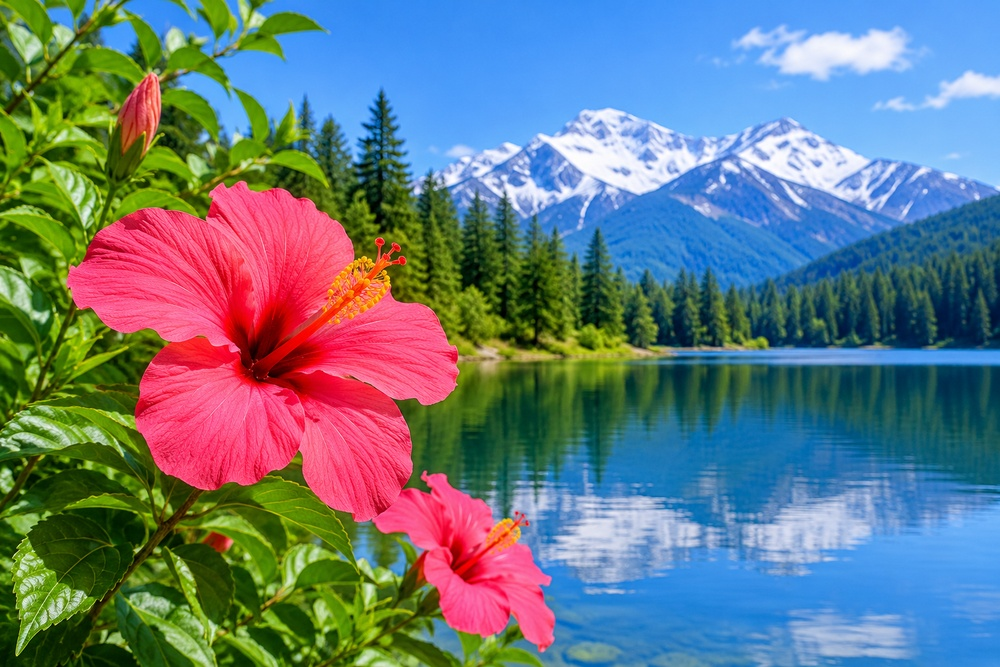
#> input picture image.jpg, 1000 x 667 px, shrunk from 1536 x 1024 before the run
$ jupyter execute ' Laplacian Filter.ipynb'   (older library calls are emulated)
#> lines starting #> are read from the running program, lines starting #| are printed output that depends on the picture
[cell 1]
# Laplacian Filter
import cv2
import numpy as np
import matplotlib.pyplot as plt

image = cv2.imread("image.jpg")
#> image is the input picture: shape (667, 1000, 3); mean B, G, R 128.5, 121, 103.7

if image is None:
    raise FileNotFoundError("Image not found!")

image = cv2.cvtColor(image, cv2.COLOR_BGR2RGB)

hsv_image = cv2.cvtColor(image, cv2.COLOR_RGB2HSV)
#> hsv_image: shape (667, 1000, 3); mean H, S, V 91.7, 179, 177.2

H, S, I = cv2.split(hsv_image)
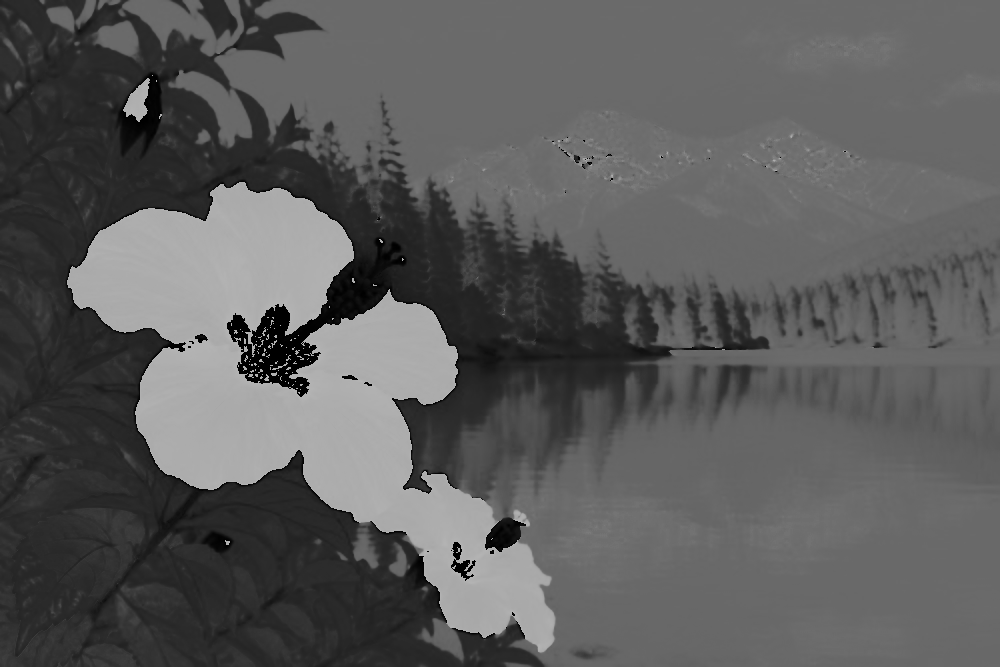
#> H: shape (667, 1000); min 0, max 179, mean 91.7
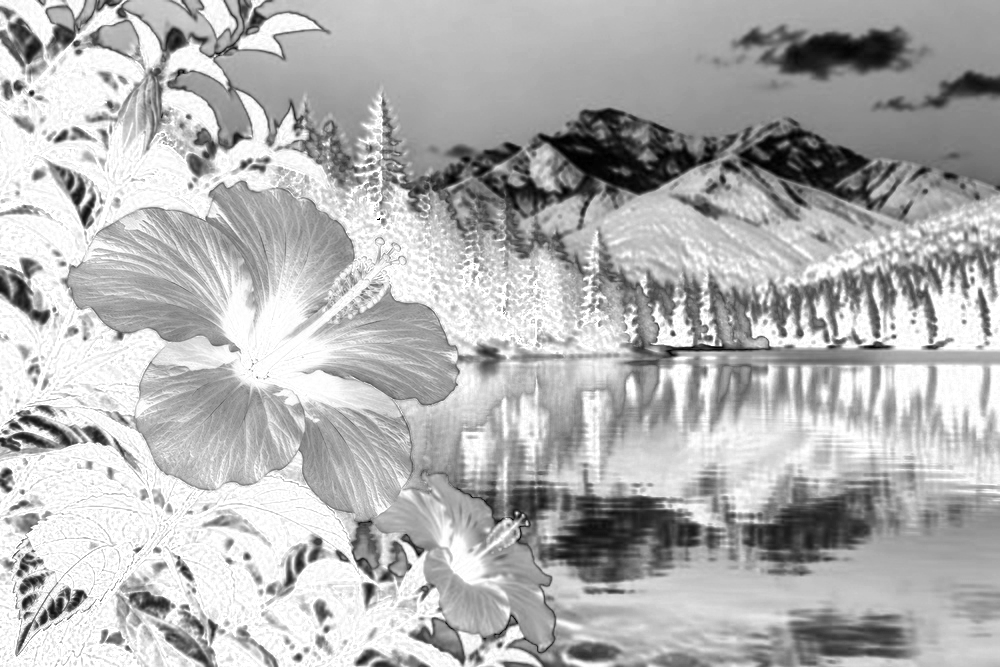
#> S: shape (667, 1000); min 0, max 255, mean 179
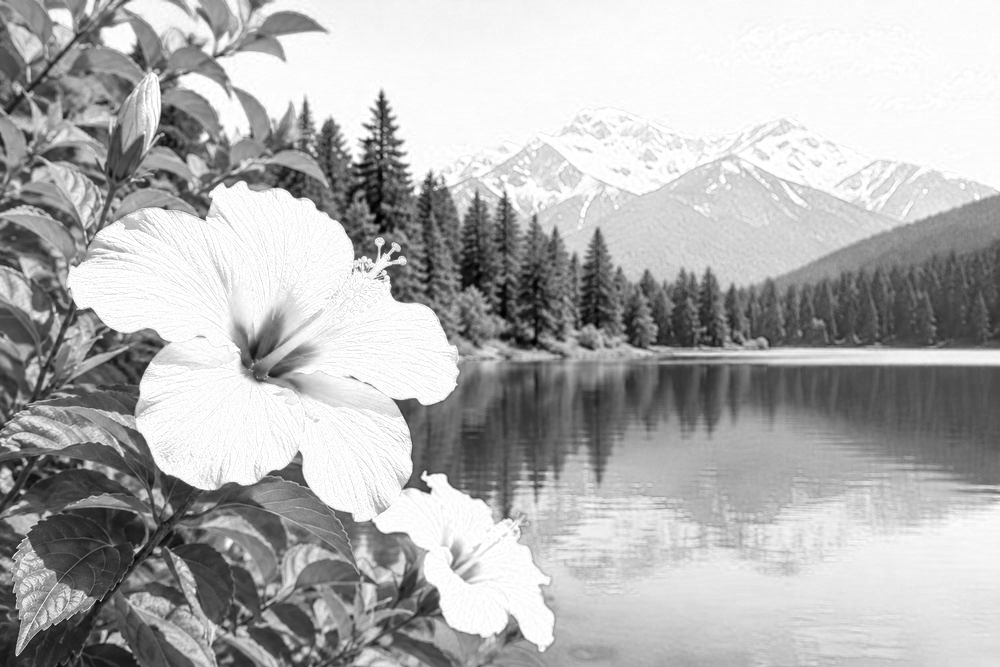
#> I: shape (667, 1000); min 0, max 255, mean 177.2

kernel = np.array([
    [0, -1, 0],
    [-1, 4, -1],
    [0, -1, 0]
], dtype=np.float32)

laplacian = cv2.filter2D(
    I, cv2.CV_32F, kernel
)
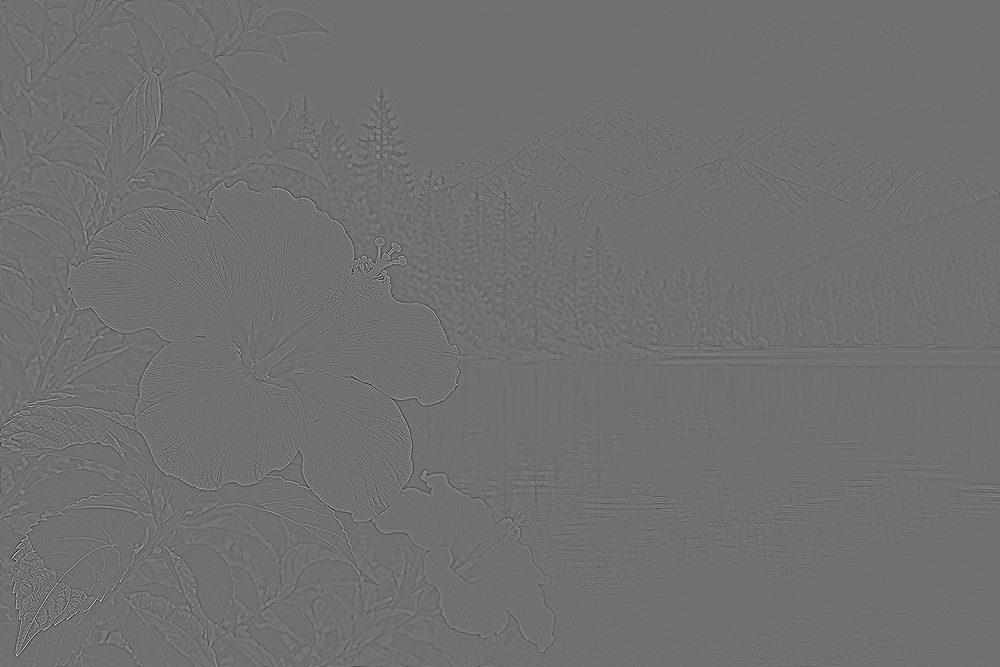
#> laplacian: shape (667, 1000) float32; min -322, max 406, mean 0; drawn with min black and max white

sharpened_I = I.astype(np.float32) + laplacian
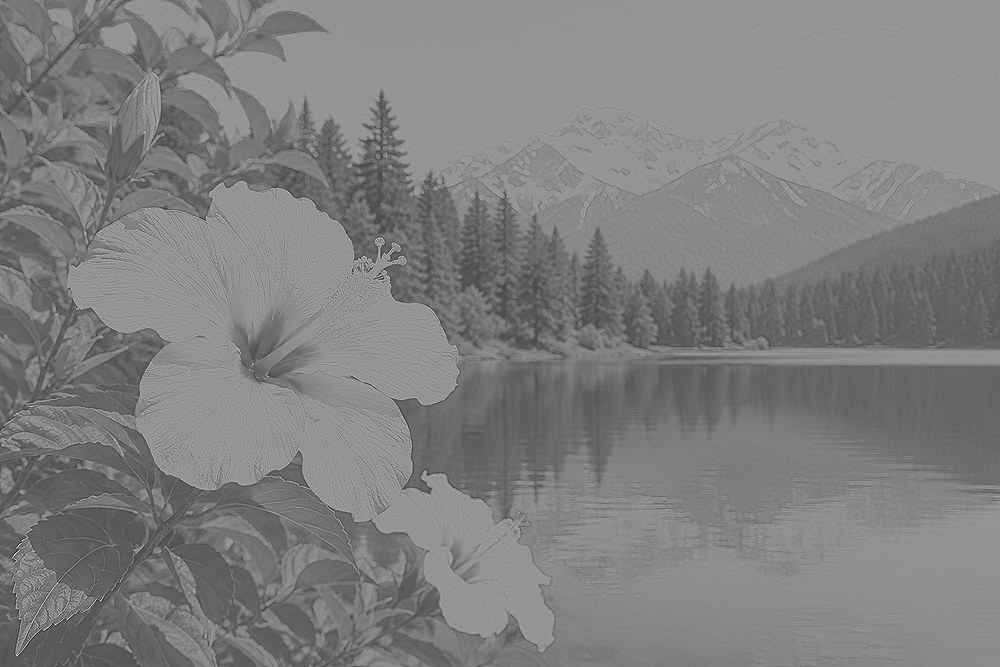
#> sharpened_I: shape (667, 1000) float32; min -288, max 640, mean 177.2; drawn with min black and max white

sharpened_I = np.clip(sharpened_I, 0, 255)
sharpened_I = sharpened_I.astype(np.uint8)

sharpened_hsv = cv2.merge((H, S, sharpened_I))
#> sharpened_hsv: shape (667, 1000, 3); mean H, S, V 91.7, 179, 175.6

sharpened_image = cv2.cvtColor(
    sharpened_hsv, cv2.COLOR_HSV2RGB
)

plt.figure(figsize=(14, 6))

plt.subplot(1, 2, 1)
plt.imshow(image)
plt.title("Original Image")
plt.axis("off")

plt.subplot(1, 2, 2)
plt.imshow(sharpened_image)
plt.title("Laplacian Sharpened Image")
plt.axis("off")

plt.tight_layout()
plt.show()

cv2.imwrite(
    "laplacian_sharpened_image.jpg",
    cv2.cvtColor(sharpened_image, cv2.COLOR_RGB2BGR)
)

print("Laplacian Sharpening Completed Successfully!")
